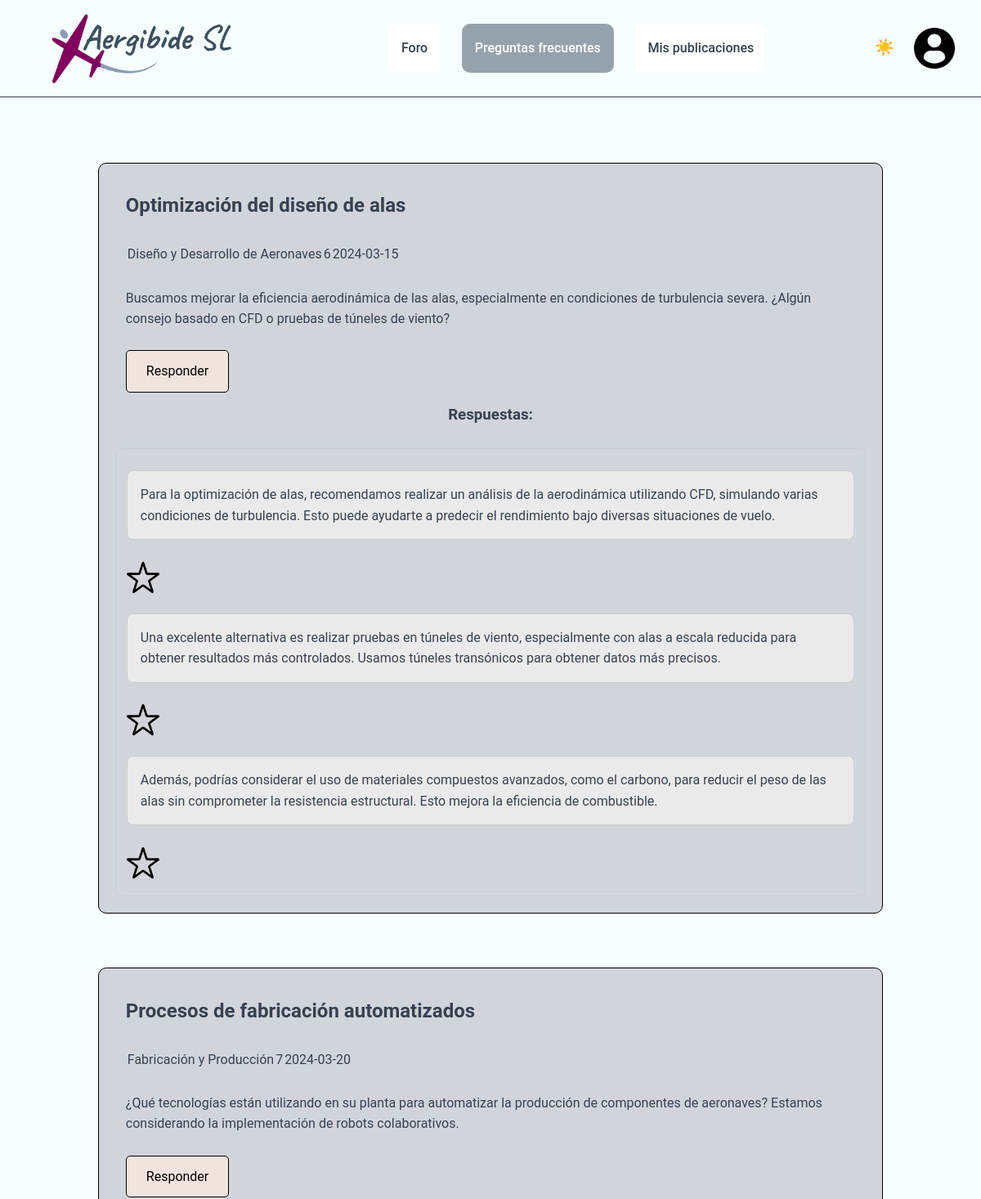
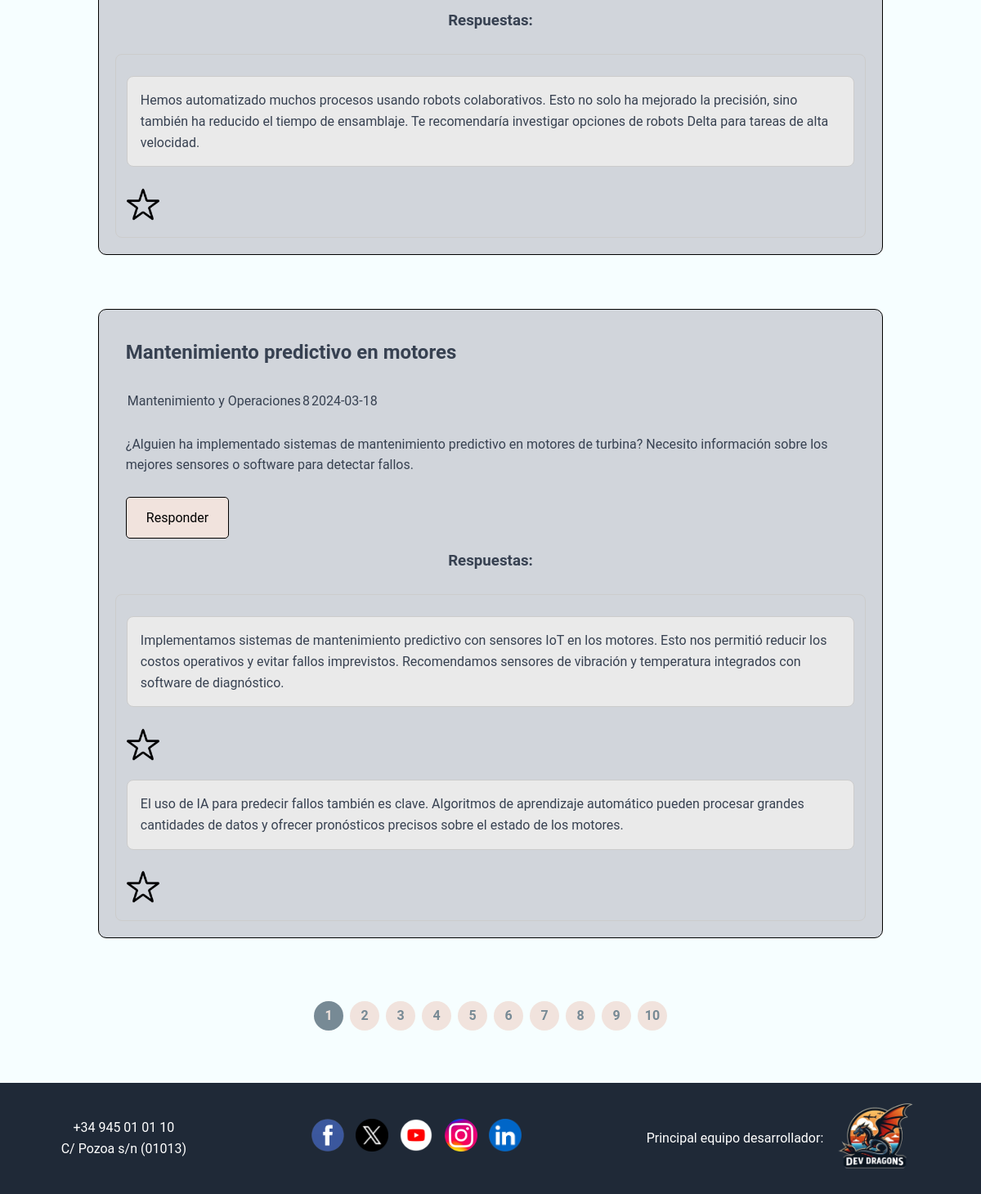
Page /Aplicacion/mvc_reto/index.php?controller=pregunta&action=frecuentes (signed in) on the committed database (2 pictures, top to bottom).
### tables this page shows
CREATE TABLE `preguntas` (
                             `id` int(11) NOT NULL,
                             `titulo` varchar(100) NOT NULL,
                             `descripcion` varchar(300) NOT NULL,
                             `tema` varchar(100) NOT NULL,
                             `fecha` date NOT NULL,
                             `id_usuario` int(11) NOT NULL,
                             `archivo` varchar(255) DEFAULT NULL
);

CREATE TABLE `respuestas` (
                              `id` int(11) NOT NULL,
                              `solucion` varchar(300) NOT NULL,
                              `archivo` varchar(255) DEFAULT NULL,
                              `id_pregunta` int(11) NOT NULL,
                              `id_usuario` int(11) NOT NULL,
                              `fecha` date NOT NULL
);

### Aplicacion/mvc_reto/index.php (called while the page is built, shortened)
<?php
require_once "model/Db.php";
$controller = new $controllerName();
$dataToView["data"] = array();
if(method_exists($controller, $_GET["action"]))
    $dataToView["data"] = $controller -> {$_GET["action"]}();
require_once "view/".$_GET["controller"]."/".$controller->view.".html.php";
?>

### Aplicacion/mvc_reto/model/Db.php (called while the page is built, shortened)
<?php
class Db {
    public function __construct(){
        $this -> host = constant("DB_HOST");
        $this -> db = constant("DB");
        $this -> user = constant("DB_USER");
        $this -> pass = constant("DB_PASS");
        try {
            $this->connection = new PDO("mysql:host=" .$this->host.';
            dbname=' .$this->db, $this->user, $this->pass);
        }
        catch (PDOException $e){
            echo $e -> getMessage();
            exit();
        }
    }
}
?>

### Aplicacion/mvc_reto/model/Pregunta.php (called while the page is built, shortened)
<?php
class Pregunta {
    private $tabla = "preguntas";
    private $connection;
    public function getConexion(){
        $dbObj = new Db();
        $this->connection = $dbObj ->connection;
    }
    public function getPreguntasFrecuentesPaginated($page=1){
        $limit = PAGINATION;
        $offset = ($page - 1) * $limit;
        $sql = "SELECT * FROM ". $this->tabla ." LIMIT :limit OFFSET :offset";
        $stmt = $this->connection->prepare($sql);
        $stmt->bindParam(':limit', $limit, PDO::PARAM_INT);
        $stmt->bindParam(':offset', $offset, PDO::PARAM_INT);
        $stmt->execute();
        $totalPages = $this->getNumberPages();
        return [$stmt->fetchAll(), $page, $totalPages];
    }
    public function getNumberPages(){
        $limit = PAGINATION;
        $total = $this->connection->query("SELECT COUNT(*) FROM ". $this->tabla)->fetchColumn();
        $total = ceil($total/$limit);
        return $total;
    }
}

### Aplicacion/mvc_reto/controller/PreguntaController.php (called while the page is built, shortened)
<?php
require_once "model/Pregunta.php";
require_once "RespuestaController.php";
class PreguntaController {
    public $model;
    public function __construct() {
        $this->model = new Pregunta();
    }
    public function frecuentes(){
        $page = isset($_GET['page']) ? $_GET['page'] : 1;
        list($preguntas, $currentPage, $totalPages) = $this->model->getPreguntasFrecuentesPaginated($page);
        $respuestaController = new RespuestaController();
        $preguntasConRespuestas = [];
        foreach ($preguntas as $pregunta) {
            $pregunta['respuestas'] = $respuestaController->view($pregunta['id']);
            $preguntasConRespuestas[] = $pregunta;
        }
        return [$preguntasConRespuestas, $currentPage, $totalPages];
    }
}
?>

### Aplicacion/mvc_reto/model/Respuesta.php (called while the page is built, shortened)
<?php
class Respuesta {
    private $tabla = "respuestas";
    private $connection;
    public function getConexion(){
        $dbObj = new Db();
        $this->connection = $dbObj ->connection;
    }
    public function getRespuestaByPreguntaId($preguntaId){
        $sql = "SELECT * FROM ". $this->tabla ." WHERE id_pregunta = ?";
        $stmt = $this->connection->prepare($sql);
        $stmt -> execute([$preguntaId]);
        return $stmt->fetchAll(PDO::FETCH_ASSOC);
    }
}

### Aplicacion/mvc_reto/controller/RespuestaController.php (called while the page is built, shortened)
<?php
require_once "model/Respuesta.php";
class RespuestaController {
    public $model;
    public function __construct() {
        $this->model = new Respuesta();
    }
    public function view($preguntaId){
        return $this->model->getRespuestaByPreguntaId($preguntaId);
    }
}
?>

### Aplicacion/mvc_reto/view/pregunta/frecuentes.html.php (the view, shortened to what this page needs)
<?php
require_once __DIR__ . "/../layout/header.php";
$temas = [
    "diseno_aeronaves" => "Diseño y Desarrollo de Aeronaves",
    "fabricacion_produccion" => "Fabricación y Producción",
    "mantenimiento_operaciones" => "Mantenimiento y Operaciones",
    "innovacion_sostenibilidad" => "Innovación y Sostenibilidad",
    "certificaciones_reglamentacion" => "Certificaciones y Reglamentación",
    "problemas_tecnicos" => "Problemas Técnicos y Soluciones",
    "colaboracion_interdepartamental" => "Colaboración Interdepartamental",
    "software_herramientas" => "Software y Herramientas de Ingeniería",
    "gestion_conocimiento" => "Gestión del Conocimiento",
    "otro" => "Otro tema"
];
?>
<div class="contenido">
    <?php
    if(!empty($dataToView["data"][0]) && count($dataToView["data"])>0){
        foreach($dataToView["data"][0] as $pregunta){
            ?>
            <div class="pregunta">
                <div class="tituloPregunta">
                    <h2><?php echo $pregunta["titulo"]; ?></h2>
                </div>
                <div class="datosPreguntaUsuario">
                    <table>
                        <tr>
                            <td>
                                <?php
                                echo $temas[$pregunta["tema"]] ?? "Tema no especificado";
                                ?>
                            </td>
                            <td>
                                <?php
                                echo $pregunta["id_usuario"] ?? "Usuario inexistente";
                                ?>
                            </td>
                            <td>
                                <?php
                                echo $pregunta["fecha"] ?? "Fecha inespecífica";
                                ?>
                            </td>
                        </tr>
                    </table>
                </div>
                <div class="descPregunta">
                    <?php echo $pregunta["descripcion"]; ?>
                </div>
                <div class="divBResponder">
                    <div class="bResponder">
                        <a href="index.php?controller=respuesta&action=crear&id_pregunta=<?php echo $pregunta["id"]; ?>">
                            Responder</a>
                    </div>
                </div>
                <h3>Respuestas:</h3>
                <br>
                <div class="respuestas">
                    <?php
                    if(isset($pregunta['respuestas']) && !empty($pregunta['respuestas'])){
                        foreach($pregunta['respuestas'] as $respuesta){
                            ?>
                            <div class="respuesta">
                                <p><?php echo $respuesta['solucion']; ?></p>
                            </div>
                            <div class="imagen">
                            </div>
                            <div class="d_bFavorito">
                                <form action="index.php?controller=favorito&action=save&id_respuesta=<?php echo $respuesta["id"]; ?>" method="POST" class="form_estrella">
                                    <button type="submit" class="bFavorito" style="border: none; background: none;">
                                        <img class="icono_estrella"
                                             src="/Proyecto1/Reto_1_Equipo_2/Aplicacion/mvc_reto/assets/imagenes/icono_estrella.png"
                                             alt="Símbolo de estrella" width="40" height="auto">
                                    </button>
                                </form>
                            </div>
                            <?php
                        }
                    }
                    else{
                        ?>
                        <p>No hay ninguna respuesta.</p>
                        <?php
                    }
                    ?>
                </div>
            </div>
            <br>
            <?php
        }
        ?>
        <nav aria-label="Paginación de preguntas">
            <ul>
                <?php for ($i = 1; $i <= $dataToView["data"][2]; $i++): ?>
                    <li class="page-item <?= ($i == $dataToView["data"][1]) ? 'active' : ''; ?>">
                        <a class="page-link" href="index.php?controller=pregunta&action=frecuentes&page=<?= $i; ?>"><?= $i; ?></a>
                    </li>
                <?php endfor; ?>
            </ul>
        </nav>
        <?php
    }
    else{
        ?>
        <div>
            No hay preguntas registradas.
        </div>
        <?php
    }
    ?>
</div>
<?php require_once __DIR__ . "/../layout/footer.php"; ?>
</body>
</html>

### rows in the picture
preguntas: titulo "Optimización del diseño de alas", tema "Diseño y Desarrollo de Aeronaves", id_usuario "6", fecha "2024-03-15", descripcion "Buscamos mejorar la eficiencia aerodinámica de las alas, especialmente en condiciones de turbulencia severa. ¿Algún consejo basado en CFD o pruebas de túneles de viento?"
respuestas: solucion "Para la optimización de alas, recomendamos realizar un análisis de la aerodinámica utilizando CFD, simulando varias condiciones de turbulencia. Esto puede ayudarte a predecir el rendimiento bajo diversas situaciones de vuelo."
respuestas: solucion "Una excelente alternativa es realizar pruebas en túneles de viento, especialmente con alas a escala reducida para obtener resultados más controlados. Usamos túneles transónicos para obtener datos más precisos."
respuestas: solucion "Además, podrías considerar el uso de materiales compuestos avanzados, como el carbono, para reducir el peso de las alas sin comprometer la resistencia estructural. Esto mejora la eficiencia de combustible."
preguntas: titulo "Procesos de fabricación automatizados", tema "Fabricación y Producción", id_usuario "7", fecha "2024-03-20", descripcion "¿Qué tecnologías están utilizando en su planta para automatizar la producción de componentes de aeronaves? Estamos considerando la implementación de robots colaborativos."
respuestas: solucion "Hemos automatizado muchos procesos usando robots colaborativos. Esto no solo ha mejorado la precisión, sino también ha reducido el tiempo de ensamblaje. Te recomendaría investigar opciones de robots Delta para tareas de alta velocidad."
preguntas: titulo "Mantenimiento predictivo en motores", tema "Mantenimiento y Operaciones", id_usuario "8", fecha "2024-03-18", descripcion "¿Alguien ha implementado sistemas de mantenimiento predictivo en motores de turbina? Necesito información sobre los mejores sensores o software para detectar fallos."
respuestas: solucion "Implementamos sistemas de mantenimiento predictivo con sensores IoT en los motores. Esto nos permitió reducir los costos operativos y evitar fallos imprevistos. Recomendamos sensores de vibración y temperatura integrados con software de diagnóstico."
respuestas: solucion "El uso de IA para predecir fallos también es clave. Algoritmos de aprendizaje automático pueden procesar grandes cantidades de datos y ofrecer pronósticos precisos sobre el estado de los motores."
